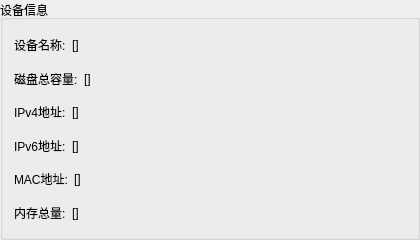
                                    <widget class="QGroupBox" name="gb_device_info">
                                        <property name="sizePolicy">
                                            <sizepolicy hsizetype="Expanding" vsizetype="Expanding">
                                                <horstretch>0</horstretch>
                                                <verstretch>0</verstretch>
                                            </sizepolicy>
                                        </property>
                                        <property name="minimumSize">
                                            <size>
                                                <width>420</width>
                                                <height>240</height>
                                            </size>
                                        </property>
                                        <property name="title">
                                            <string>设备信息</string>
                                        </property>
                                        <layout class="QVBoxLayout" name="verticalLayoutDeviceInfo">
                                            <item>
                                                <layout class="QHBoxLayout" name="hl_device_name">
                                                    <item>
                                                        <widget class="QLabel" name="labelDeviceName">
                                                            <property name="sizePolicy">
                                                                <sizepolicy hsizetype="Expanding" vsizetype="Expanding">
                                                                    <horstretch>0</horstretch>
                                                                    <verstretch>0</verstretch>
                                                                </sizepolicy>
                                                            </property>
                                                            <property name="text">
                                                                <string>设备名称:</string>
                                                            </property>
                                                        </widget>
                                                    </item>
                                                    <item>
                                                        <widget class="QLabel" name="lb_device_name">
                                                            <property name="sizePolicy">
                                                                <sizepolicy hsizetype="Expanding" vsizetype="Expanding">
                                                                    <horstretch>1</horstretch>
                                                                    <verstretch>0</verstretch>
                                                                </sizepolicy>
                                                            </property>
                                                            <property name="text">
                                                                <string>[]</string>
                                                            </property>
                                                        </widget>
                                                    </item>
                                                </layout>
                                            </item>
                                            <item>
                                                <layout class="QHBoxLayout" name="hl_device_disk">
                                                    <item>
                                                        <widget class="QLabel" name="labelDiskSize">
                                                            <property name="sizePolicy">
                                                                <sizepolicy hsizetype="Expanding" vsizetype="Expanding">
                                                                    <horstretch>0</horstretch>
                                                                    <verstretch>0</verstretch>
                                                                </sizepolicy>
                                                            </property>
                                                            <property name="text">
                                                                <string>磁盘总容量:</string>
                                                            </property>
                                                        </widget>
                                                    </item>
                                                    <item>
                                                        <widget class="QLabel" name="lb_device_disk">
                                                            <property name="sizePolicy">
                                                                <sizepolicy hsizetype="Expanding" vsizetype="Expanding">
                                                                    <horstretch>1</horstretch>
                                                                    <verstretch>0</verstretch>
                                                                </sizepolicy>
                                                            </property>
                                                            <property name="text">
                                                                <string>[]</string>
                                                            </property>
                                                        </widget>
                                                    </item>
                                                </layout>
                                            </item>
                                            <item>
                                                <layout class="QHBoxLayout" name="hl_device_IPv4">
                                                    <item>
                                                        <widget class="QLabel" name="labelIPv4">
                                                            <property name="sizePolicy">
                                                                <sizepolicy hsizetype="Expanding" vsizetype="Expanding">
                                                                    <horstretch>0</horstretch>
                                                                    <verstretch>0</verstretch>
                                                                </sizepolicy>
                                                            </property>
                                                            <property name="text">
                                                                <string>IPv4地址:</string>
                                                            </property>
                                                        </widget>
                                                    </item>
                                                    <item>
                                                        <widget class="QLabel" name="lb_device_IPv4">
                                                            <property name="sizePolicy">
                                                                <sizepolicy hsizetype="Expanding" vsizetype="Expanding">
                                                                    <horstretch>1</horstretch>
                                                                    <verstretch>0</verstretch>
                                                                </sizepolicy>
                                                            </property>
                                                            <property name="text">
                                                                <string>[]</string>
                                                            </property>
                                                        </widget>
                                                    </item>
                                                </layout>
                                            </item>
                                            <item>
                                                <layout class="QHBoxLayout" name="hl_device_IPv6">
                                                    <item>
                                                        <widget class="QLabel" name="labelIPv6">
                                                            <property name="sizePolicy">
                                                                <sizepolicy hsizetype="Expanding" vsizetype="Expanding">
                                                                    <horstretch>0</horstretch>
                                                                    <verstretch>0</verstretch>
                                                                </sizepolicy>
                                                            </property>
                                                            <property name="text">
                                                                <string>IPv6地址:</string>
                                                            </property>
                                                        </widget>
                                                    </item>
                                                    <item>
                                                        <widget class="QLabel" name="lb_device_IPv6">
                                                            <property name="sizePolicy">
                                                                <sizepolicy hsizetype="Expanding" vsizetype="Expanding">
                                                                    <horstretch>1</horstretch>
                                                                    <verstretch>0</verstretch>
                                                                </sizepolicy>
                                                            </property>
                                                            <property name="text">
                                                                <string>[]</string>
                                                            </property>
                                                        </widget>
                                                    </item>
                                                </layout>
                                            </item>
                                            <item>
                                                <layout class="QHBoxLayout" name="hl_device_MAC">
                                                    <item>
                                                        <widget class="QLabel" name="labelMAC">
                                                            <property name="sizePolicy">
                                                                <sizepolicy hsizetype="Expanding" vsizetype="Expanding">
                                                                    <horstretch>0</horstretch>
                                                                    <verstretch>0</verstretch>
                                                                </sizepolicy>
                                                            </property>
                                                            <property name="text">
                                                                <string>MAC地址:</string>
                                                            </property>
                                                        </widget>
                                                    </item>
                                                    <item>
                                                        <widget class="QLabel" name="lb_device_MAC">
                                                            <property name="sizePolicy">
                                                                <sizepolicy hsizetype="Expanding" vsizetype="Expanding">
                                                                    <horstretch>1</horstretch>
                                                                    <verstretch>0</verstretch>
                                                                </sizepolicy>
                                                            </property>
                                                            <property name="text">
                                                                <string>[]</string>
                                                            </property>
                                                        </widget>
                                                    </item>
                                                </layout>
                                            </item>
                                            <item>
                                                <layout class="QHBoxLayout" name="hl_device_mem">
                                                    <item>
                                                        <widget class="QLabel" name="labelMem">
                                                            <property name="sizePolicy">
                                                                <sizepolicy hsizetype="Expanding" vsizetype="Expanding">
                                                                    <horstretch>0</horstretch>
                                                                    <verstretch>0</verstretch>
                                                                </sizepolicy>
                                                            </property>
                                                            <property name="text">
                                                                <string>内存总量:</string>
                                                            </property>
                                                        </widget>
                                                    </item>
                                                    <item>
                                                        <widget class="QLabel" name="lb_device_mem">
                                                            <property name="sizePolicy">
                                                                <sizepolicy hsizetype="Expanding" vsizetype="Expanding">
                                                                    <horstretch>1</horstretch>
                                                                    <verstretch>0</verstretch>
                                                                </sizepolicy>
                                                            </property>
                                                            <property name="text">
                                                                <string>[]</string>
                                                            </property>
                                                        </widget>
                                                    </item>
                                                </layout>
                                            </item>
                                        </layout>
                                    </widget>
